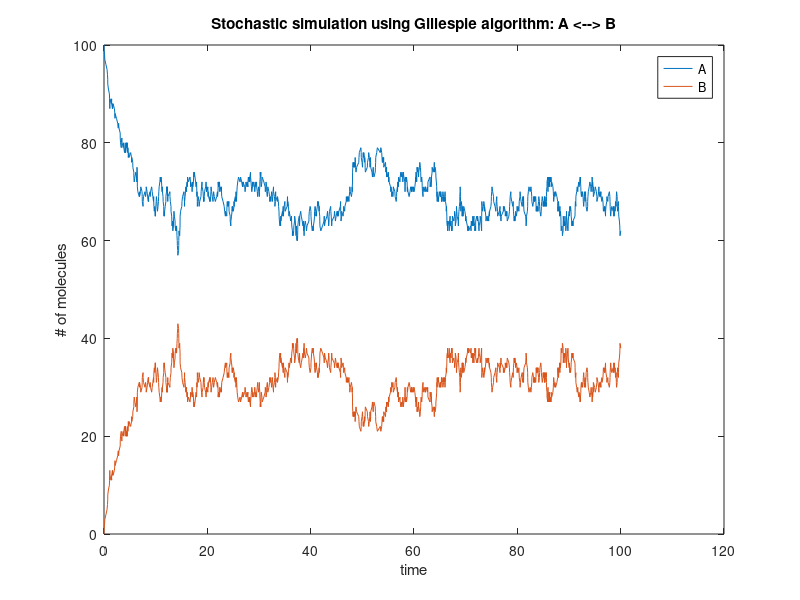

Write MATLAB code to recreate this figure.
% This is an implementation of the Gillespie algorithm for the stochastic
% simulation of a simple reversible reaction A <--> B.

% Author: Alex Plakantonakis,   Copyright (c) 2019
% License: GNU GPLv3

clear;

k1 = 0.1;                   % Define rate constant for forward reaction
k2 = 0.2;                   % Define rate constant for reverse reaction
A(1) = 100;   B(1) = 0;     % Initialize numbers of molecules
t = 0;    time(1) = 0;      % Initialize time
t_max = 100;                % Maximum time for simulation to run
n = 1;

while t < t_max
    v1 = k1 * A(n);
    v2 = k2 * B(n);
    h = v1 + v2;
    nv1 = v1 / h;
    nv2 = v2 / h;

    p = rand(1,2);          % Two uniformly distributed random numbers
    
    tau = - log(p(1)) / h;  
    t = t + tau;        	% When next reaction will occur
    
    if p(2) < nv1           % Which reaction will occur
        A(n+1) = A(n) - 1;      B(n+1) = B(n) + 1;
    else
        A(n+1) = A(n) + 1;      B(n+1) = B(n) - 1;
    end
    
    n = n + 1;
    time(n) = t;
end

plot(time,A,time,B);
title('Stochastic simulation using Gillespie algorithm: A <--> B');
xlabel('time'); ylabel('# of molecules');
legend('A','B');

clear v1 v2 h nv1 nv2 p;